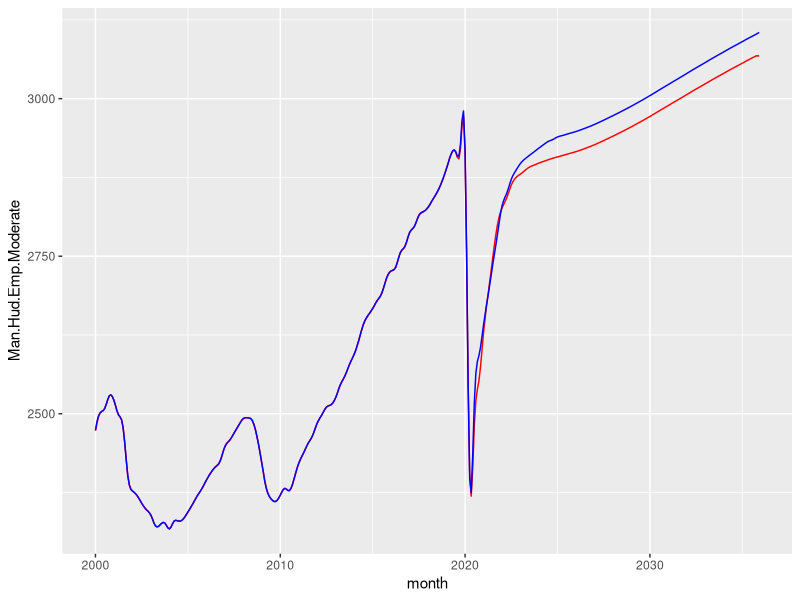
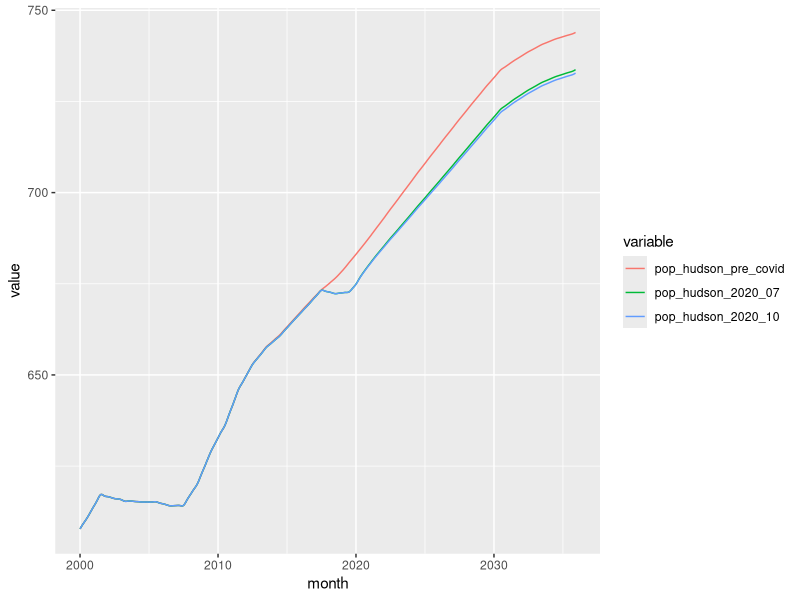

The R source for these figures, in order: (Note: this script raises an error after producing the figures.)
## ---- chunk 1
knitr::opts_chunk$set(echo = FALSE, include = TRUE, message = FALSE, warning = FALSE, tidy.opts=list(width.cutoff=60),tidy=TRUE) # Echo is the code and include is the output  
## ---- chunk 2
setwd("~/Dropbox/Work and research/Port Authority/pathforecast")

cat("\014") # clear the console 
rm(list=ls()) 
options(scipen=999) 

library(broom) 
library(knitr) 
library(zoo) 
library(reshape2) 
library(forecast) 
library(tseries) 
library(dplyr) 
library(lubridate) 
library(doBy) 
library(mice) 
library(lmtest) 
library(tidyr) 
library(stringr) 
library(ggplot2) 
library(scales) 
library(openxlsx) 
library(writexl)
library(formatR) 
library(stats) 

start = "2004-01-01" 
## ---- chunk 3
end = "2020-02-01" 
end_and_one = "2020-03-01" 
end_cpi = "2020-10-01" 
## ---- chunk 4
extra = as.Date(end_and_one)-as.Date(end) 
future = "2035-12-31" 

elapsed_months <- function(end_date, start_date) {
  ed <- as.POSIXlt(end_date) 
  sd <- as.POSIXlt(start_date) 
  12 * (ed$year - sd$year) + (ed$mon - sd$mon) 
}
horizon = elapsed_months(future,start)+1 
forec_horizon = elapsed_months(future,end) 
## ---- chunk 5
# Import quarterly variables and convert quarterly to monthly. 
jobs = read.csv("./input data/econ_vars_quar 2020_10.csv") 

jobs1 = jobs#[complete.cases(jobs),] # IF QUARTERS ARE 'AVERAGE' OF RELEVANT THREE MONTHS (define 'average' later) 

jobs1$Month = as.Date(jobs1$Month, "%m/%d/%y") 

jobs1 = read.zoo(jobs1) # Converts the data frame to a time series matrix 

tt = as.yearmon(seq(start(jobs1), end(jobs1), "month")) # Makes months, different format

zm = as.data.frame(na.spline(jobs1, as.yearmon, xout = tt)) 
zm$month = seq(as.Date("2000/1/1"), as.Date("2040/10/01"), by="month") # Add date 

zm2 = subset(zm,zm$month=="2040-10-01") 
zm3 = subset(zm,zm$month=="2040-10-01") 
zm2$month="2040-11-01" 
zm3$month="2040-12-01" 
zm=rbind(zm,zm2) 
zm=rbind(zm,zm3) 

zm = zm[order(as.Date(zm$month, format="%Y-%m-%d")),] 

econ_month = zm 
names(econ_month) = tolower(names(econ_month)) 
## ---- chunk 6
# Save economic monthly variables as: 
write.csv(econ_month,"./input data/econ_vars_months 2020_10.csv") 
## ---- chunk 7
rm(jobs,jobs1,tt,zm,zm2,zm3) 
## ---- chunk 8
econ_county_august = read.csv("./_misc/county_monthly_202008.csv") 
econ_county_august$month = as.Date(econ_county_august$X,format= "%m/%d/%y") 
econ_county_august$X = NULL 
econ_county_august = subset(econ_county_august,econ_county_august$month >= "2000-01-01" & econ_county_august$month <= "2035-12-31") 
econ_county_august = econ_county_august[c("month","Man.Hud.Emp.Moderate","Man.Hud.Emp.Protracted")] 
## ---- chunk 9
econ_month = merge(econ_month,econ_county_august) 
## ---- chunk 10
path = read.csv("./input data/PATH_PaxCounts_2000-2009+2010-2020Apr.csv") 
path$month = as.Date(paste(path$year,str_pad(path$month, 2, pad = "0"),"01",sep="-"))
path$year = NULL 
## ---- chunk 11
# Other data 
days = read.csv("./input data/dates_dummies.csv") 
days$month = as.Date(days$month, "%m/%d/%y") 

fare = read.csv("./input data/fare_nominal.csv") 
fare$month = as.Date(fare$month, "%m/%d/%y") 

# Merge 
path = merge(days,path, all.x = TRUE)#,by="month") 
path = merge(path,fare)#,by="month") 
path = merge(path,econ_month) 
## ---- chunk 12
ggplot(path, aes(month)) +                    # basic graphical object
  geom_line(aes(y=Man.Hud.Emp.Moderate), colour="red") +  # first layer
  # geom_line(aes(y=Man.Hud.Emp.Protracted), colour="green") + # second layer   
  geom_line(aes(y=man_hud_2020_10), colour="blue")  # second layer 
## ---- chunk 13
pop = data.frame(path$month,path$pop_hudson,path$pop_hudson_2020_06,path$pop_hudson_2020_10) 
names(pop) = c("month","pop_hudson_pre_covid","pop_hudson_2020_07","pop_hudson_2020_10") 
pop.melt = reshape2::melt(pop, id.var='month') 
head(pop.melt) 

ggplot(pop.melt, aes(x=month, y=value, col=variable)) + geom_line() 
#ggplot(pop.melt, aes(month)) +                    # basic graphical object
#  geom_line(aes(y=pop_hudson_pre_covid), colour="red") +  # first layer
#  geom_line(aes(y=pop_hudson_2020_07), colour="green") + # second layer   
#  geom_line(aes(y=pop_hudson_2020_10), colour="blue")  # second layer 
ggsave(
  "./plots/Hudson_Population_2020_10.png",
  plot = last_plot(),
  scale = 1,
  width = 20,
  height = 12,
  units = c("cm"),
  dpi = 300)
## ---- chunk 14
path$cpi_base = path[path$month==end_cpi, "cpi_2020_10"] 
path$real_farefare = ifelse(path$month <= end, path$fare_nominal * path$cpi_base / path$cpi_2020_10, max(path$fare_nominal)) 
path$cpi_base = NULL 
## ---- chunk 15
before = subset(path, path$month<=end & path$month>="2004-01-01") #before = head(path, 218)
after = subset(path, path$month>end) #after = tail(path, 250) 
## ---- chunk 16
### WEEKDAYS 
oldreg=as.matrix(data.frame(before$man_hud_2020_10,                       
                            before$dummy_2,  before$dummy_3,  before$dummy_4, 
                            before$dummy_5, before$dummy_6, before$dummy_7, 
                            before$dummy_8, before$dummy_9, 
                            before$dummy_10, before$dummy_11, before$dummy_12, 
                            before$dum_911_base, before$supersandy,  before$real_farefare)) 
newreg=as.matrix(data.frame(after$man_hud_2020_10, 
                            after$dummy_2, after$dummy_3, after$dummy_4, after$dummy_5,  
                            after$dummy_6, after$dummy_7,  after$dummy_8,  after$dummy_9,  
                            after$dummy_10, after$dummy_11, after$dummy_12,
                            after$dum_911_base, after$supersandy, after$real_farefare))

### SATURDAY & SUNDAY 
oldregsat=as.matrix(data.frame(before$pop_hudson_2020_10, 
                            before$dummy_2, before$dummy_3, before$dummy_4, before$dummy_5,
                            before$dummy_6, before$dummy_7, before$dummy_8, before$dummy_9,                             before$dummy_10, before$dummy_11, before$dummy_12, 
                            before$dum_911_base, 
                            before$supersandy, before$end_close, before$real_farefare))
newregsat=as.matrix(data.frame(after$pop_hudson_2020_10,  
                            after$dummy_2, after$dummy_3, after$dummy_4, after$dummy_5, 
                            after$dummy_6, after$dummy_7, after$dummy_8, after$dummy_9, 
                            after$dummy_10, after$dummy_11, after$dummy_12, 
                            after$dum_911_base, 
                            after$supersandy, after$end_close, after$real_farefare))
## ---- chunk 17
#Code for scenarios
oldreg_pess = as.matrix(data.frame(before$Man.Hud.Emp.Protracted,                       
                            before$dummy_2,  before$dummy_3,  before$dummy_4, 
                            before$dummy_5, before$dummy_6, before$dummy_7, 
                            before$dummy_8, before$dummy_9, 
                            before$dummy_10, before$dummy_11, before$dummy_12, 
                            before$dum_911_base, before$supersandy,  before$real_farefare)) 
newreg_pess=as.matrix(data.frame(after$Man.Hud.Emp.Protracted, 
                            after$dummy_2, after$dummy_3, after$dummy_4, after$dummy_5,  
                            after$dummy_6, after$dummy_7,  after$dummy_8,  after$dummy_9,  
                            after$dummy_10, after$dummy_11, after$dummy_12,
                            after$dum_911_base, after$supersandy, after$real_farefare))
## ---- chunk 18
fit = arima(ts(before$avg_wkdayholminor_tstile),xreg = oldreg, order=c(0,0,1), include.mean=T)
## ---- chunk 19
fitsat = arima(ts(before$avg_satholmajor_tstile),xreg=oldregsat,order=c(1,1,0))
## ---- chunk 20
fitsun = arima(ts(before$avg_sun_tstile),xreg=oldregsat,order=c(1,1,1))
## ---- chunk 21
#Scenarios
fit_pess = arima(ts(before$avg_wkdayholminor_tstile),xreg = oldreg_pess, order=c(0,0,1), include.mean=T) 
## ---- chunk 22
pathpredict = predict(fit, n.ahead=forec_horizon, newxreg=newreg) # level=95 #interval = "prediction", conf.level=.9) 
pathpredictsat = predict(fitsat, n.ahead=forec_horizon, newxreg=newregsat) 
pathpredictsun = predict(fitsun, n.ahead=forec_horizon, newxreg=newregsat) 
pathpredict_pess = predict(fit_pess, n.ahead=forec_horizon, newxreg=newreg_pess) 
## ---- chunk 23
pathpredict_by_month = as.data.frame(cbind(pathpredict$pred,pathpredictsat$pred,pathpredictsun$pred,pathpredict_pess$pred)); names(pathpredict_by_month) = c("avg_wkdayholminor_tstile","avg_satholmajor_tstile","avg_sun_tstile","pess_wkdayholminor") 
pathpredict_by_month$month = seq(as.Date(end)+extra,as.Date(future),by="mon") 
## ---- chunk 24
# Add old data back to the pile. Limit it to data from the current year. 
before_mini = subset(before,year(before$month)>=2020 & before$month<=end) 
before_mini = before_mini %>% select(avg_wkdayholminor_tstile, avg_satholmajor_tstile, avg_sun_tstile, month)
before_mini$pess_wkdayholminor = before_mini$avg_wkdayholminor_tstile
pathpredict_by_month = rbind(pathpredict_by_month, before_mini) 
## ---- chunk 25
# Now multiply by number of days per month ... 
pathpredict_by_month = merge(pathpredict_by_month,days) 
pathpredict_by_month$sum_wkdayholminor = pathpredict_by_month$avg_wkdayholminor_tstile*pathpredict_by_month$num_wkdayholminor
pathpredict_by_month$sum_satholmajor = pathpredict_by_month$avg_satholmajor_tstile*pathpredict_by_month$num_satholmajor
pathpredict_by_month$sum_sun = pathpredict_by_month$avg_sun_tstile*pathpredict_by_month$num_sun
pathpredict_by_month$sum_wkday_pess =  pathpredict_by_month$pess_wkdayholminor*pathpredict_by_month$num_wkdayholminor
## ---- chunk 26
# Annual 
pathpredict_by_month$year = year(pathpredict_by_month$month) 
pathpredict_year = summaryBy(sum_wkdayholminor + sum_satholmajor + sum_sun + sum_wkday_pess ~ year, data = pathpredict_by_month, FUN = sum); names(pathpredict_year) = c("year","base_wkday", "saturday", "sunday","pess_wkday") 
pathpredict_year$base_total = pathpredict_year$base_wkday + pathpredict_year$saturday + pathpredict_year$sunday 
pathpredict_year$pess_total = pathpredict_year$pess_wkday + pathpredict_year$saturday + pathpredict_year$sunday 
pathpredict_by_month$year = NULL 
## ---- chunk 27
pathpredict_year = pathpredict_year[c(1,2,3,4,6,5,7)] 
#pathpredict_year = pathpredict_year[c(1,2,3,4,7,5,8,6,9)]
## ---- chunk 28
out1 = tidy(fit) 
out2 = glance(fit) 
out2.5 = accuracy(fit) 
out3 = tidy(fitsat) 
out4 = glance(fitsat)
out4.5 = accuracy(fitsat) 
out5 = tidy(fitsun) 
out6 = glance(fitsun) 
out6.5 = accuracy(fitsun) 
## ---- chunk 29
resids = as.data.frame(cbind(as.vector(resid(fit)),as.vector(resid(fitsat)),as.vector(resid(fitsun)))); names(resids) = c("Weekday_residuals", "Saturday_residuals", "Sunday_residuals")
## ---- chunk 30
pathpredict_by_month$weekdays = NULL 
pathpredict_by_month$saturdays = NULL 
pathpredict_by_month$sundays = NULL 
pathpredict_by_month$year = NULL 
## ---- chunk 31
sheets = list(Data = path, Monthly_Output = pathpredict_by_month, Annual_Output = pathpredict_year, Residuals = resids)  
write_xlsx(sheets, "./output data/Output Scenarios 2020-10 moderate.xlsx") # This exports and names the file. 
## ---- chunk 32
kable(out1,caption="Weekday Coefficients") 
kable(out2,caption="Weekday Diagnostics")
kable(out2.5,caption="Weekday Additional Diagnostics")
## ---- chunk 33
kable(out3,caption="Saturday Coefficients") 
kable(out4,caption="Saturday Diagnostics")
kable(out4.5,caption="Saturday Additional Diagnostics")
## ---- chunk 34
kable(out5,caption="Sunday Coefficients") 
kable(out6,caption="Sunday Diagnostics")
kable(out6.5,caption="Sunday Additional Diagnostics")
## ---- chunk 35
# plot the first curve by calling plot() function
# First curve is plotted
{plot(econ_month$month,econ_month$man_hud, type="o", col="blue", pch="o", lty=1, ylim=c(1500,4500), ylab="Man+Hud Employment")
points(econ_month$month,econ_month$man_hud_2020_10, col="red", pch="*")
points(econ_month$month,econ_month$Man.Hud.Emp.Protracted, col="red", pch="*")}
#lines(econ_month$month,econ_month$Man.Hud.Emp.Moderate, col="red",lty=2)
